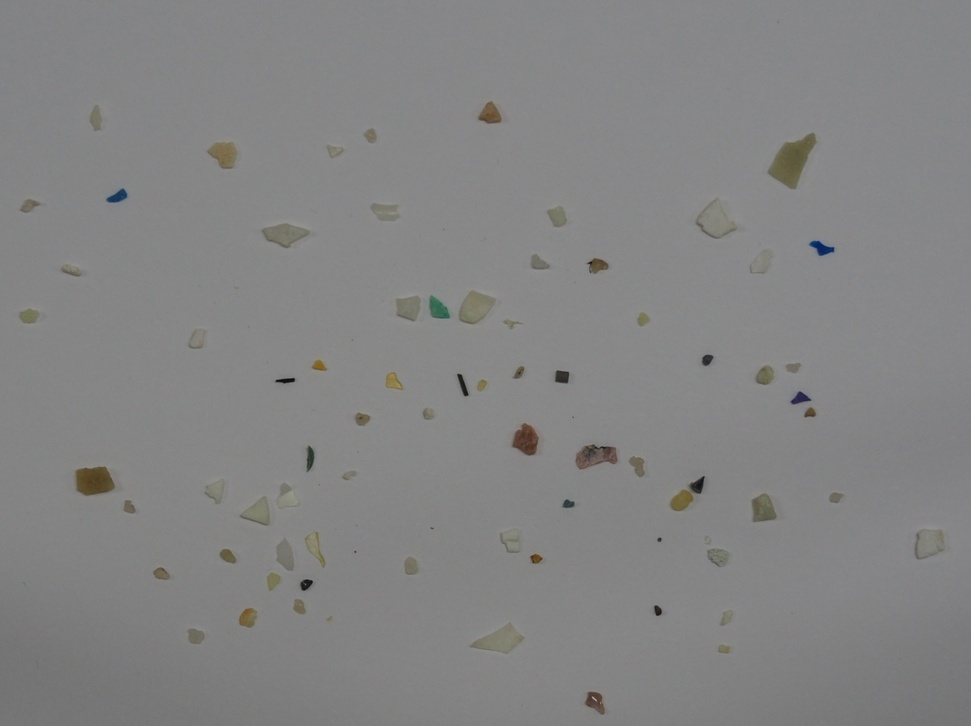
#> input picture Práctica 3/Images/fragment-03-olympus-10-01-2020.JPG, 971 x 726 px, shrunk from 3551 x 2655 before the run
$ jupyter execute 'Tarea 3.ipynb'
#> lines starting #> are read from the running program, lines starting #| are printed output that depends on the picture; after the words box and inside, x2 and y2 are one past the last pixel; in counts of white or black regions, pixels touching at a corner belong together
#### Paquetes necesarios

[cell 1]
import cv2
import numpy as np
import matplotlib.pyplot as plt
import seaborn as sns
from sklearn.metrics import (
    confusion_matrix,
    accuracy_score,
    precision_score,
    recall_score,
    f1_score
)

#### Carga y visualización de las imágenes

[cell 2]
# Cargar las tres imágenes: fragmentos, pellets y alquitrán
frag_img = cv2.imread('Images/fragment-03-olympus-10-01-2020.JPG')
#> frag_img is the input picture: shape (726, 971, 3); mean B, G, R 131.7, 131.7, 131.7
pel_img = cv2.imread('Images/pellet-03-olympus-10-01-2020.JPG')
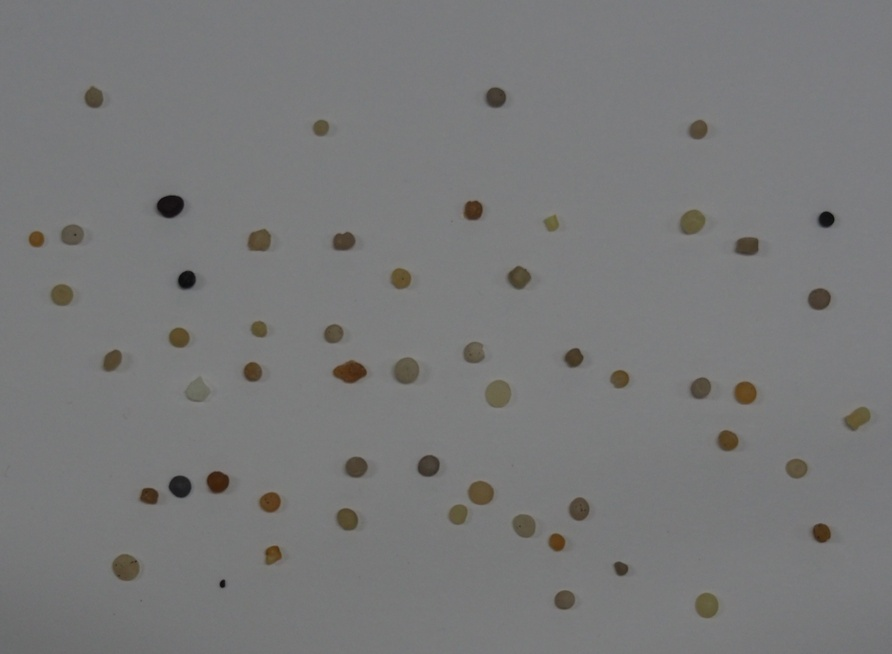
#> input picture Práctica 3/Images/pellet-03-olympus-10-01-2020.JPG, 892 x 654 px, shrunk from 3262 x 2392 before the run
#> pel_img is the input picture: shape (654, 892, 3); mean B, G, R 120.4, 120.4, 120.2
tar_img = cv2.imread('Images/tar-03-olympus-10-01-2020.JPG')
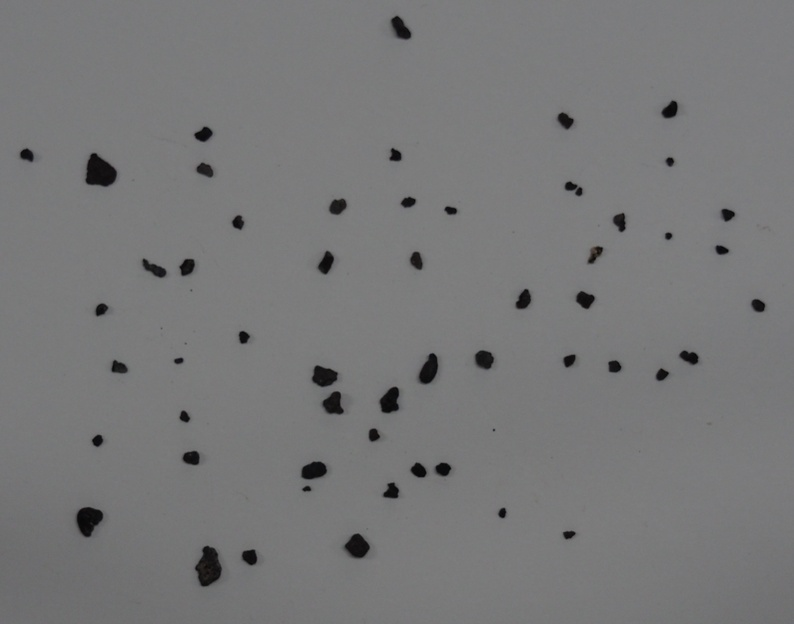
#> input picture Práctica 3/Images/tar-03-olympus-10-01-2020.JPG, 794 x 624 px, shrunk from 2904 x 2281 before the run
#> tar_img is the input picture: shape (624, 794, 3); mean B, G, R 119.9, 119.4, 119.2

# Convertir las imágenes a escala de grises
frag_gris = cv2.cvtColor(frag_img, cv2.COLOR_BGR2GRAY)
pel_gris = cv2.cvtColor(pel_img, cv2.COLOR_BGR2GRAY)
tar_gris = cv2.cvtColor(tar_img, cv2.COLOR_BGR2GRAY)

# Aplicar un filtro de suavizado
frag_gris = cv2.GaussianBlur(frag_gris, (25, 25), 0)

# Mostrar las imágenes
plt.figure(figsize=(12, 6))

plt.subplot(1, 3, 1)
plt.title('Fragmento')
plt.axis("off")
plt.imshow(frag_gris,cmap='gray')

plt.subplot(1, 3, 2)
plt.title('Pellet')
plt.axis("off")
plt.imshow(pel_gris,cmap='gray')

plt.subplot(1, 3, 3)
plt.title('Alquitrán')
plt.axis("off")
plt.imshow(tar_gris,cmap='gray')

plt.show()
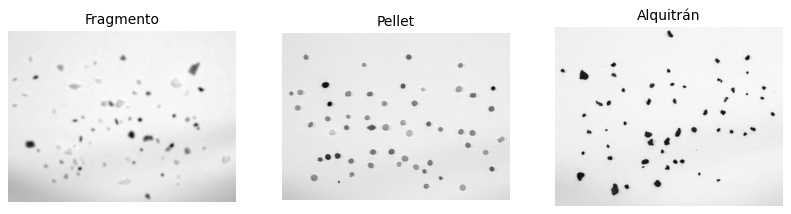
#> figure drawn by matplotlib, 3 panels

#### Umbralizado de las imágenes

[cell 3]
# Umbralizado normal
_,frag_umbral = cv2.threshold(frag_gris,110,255,cv2.THRESH_BINARY_INV)
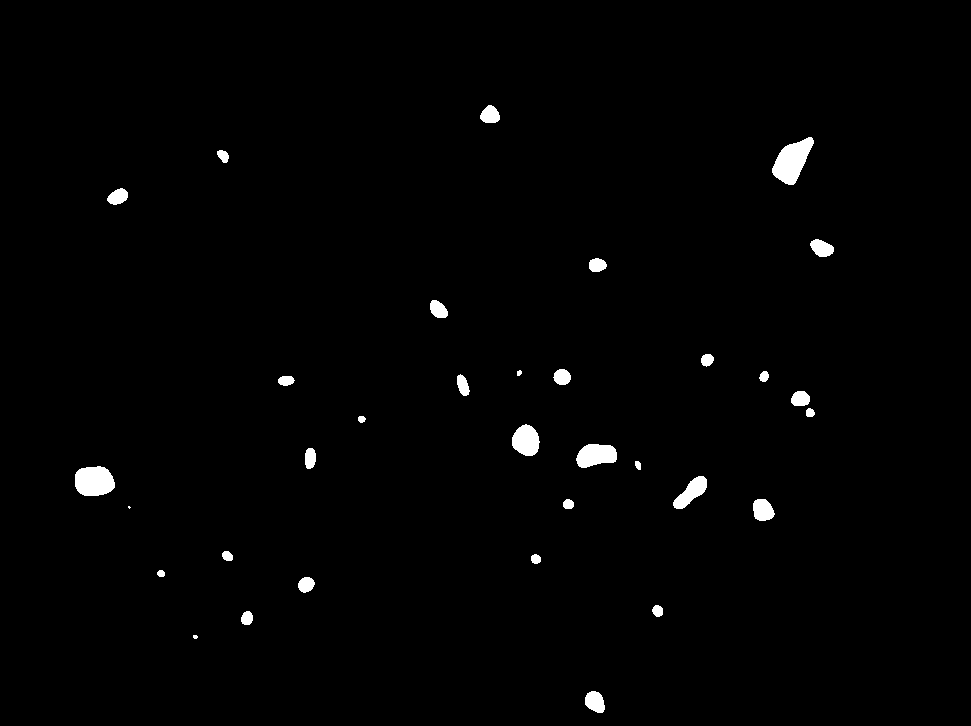
#> frag_umbral: shape (726, 971); 1.2% white; 33 white regions (2 under 20 px), largest, box (x1, y1, x2, y2) and area: (772, 137, 814, 185) 1149, (75, 466, 115, 496) 988, (576, 444, 617, 468) 746
_,pel_umbral = cv2.threshold(pel_gris,100,255,cv2.THRESH_BINARY_INV)
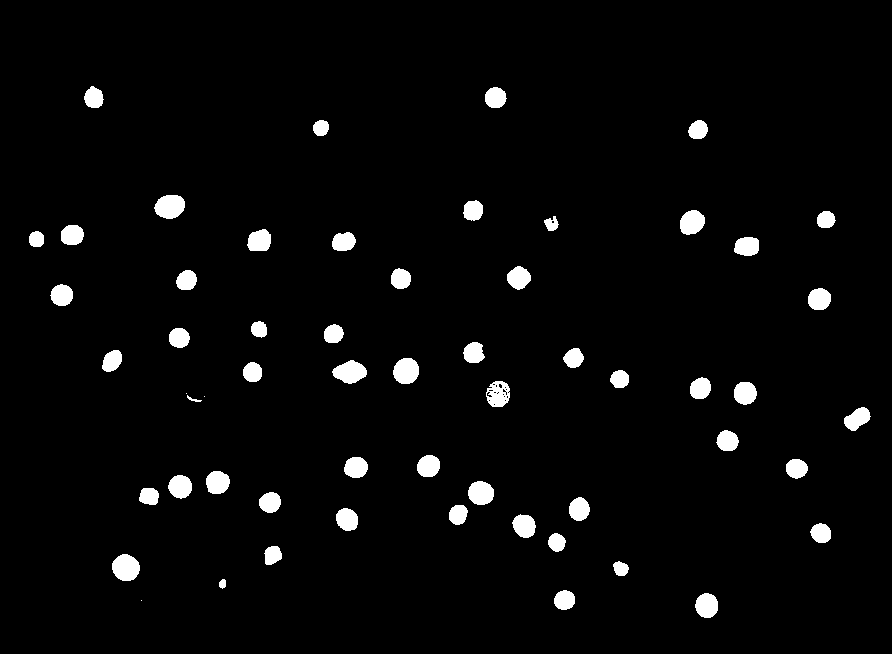
#> pel_umbral: shape (654, 892); 3.3% white; 58 white regions (3 under 20 px), largest, box (x1, y1, x2, y2) and area: (112, 554, 140, 581) 584, (154, 195, 185, 219) 580, (332, 360, 367, 384) 562

# Umbralizado con método de Otsu
_,tar_umbral = cv2.threshold(tar_gris,0,255,cv2.THRESH_BINARY_INV+cv2.THRESH_OTSU)
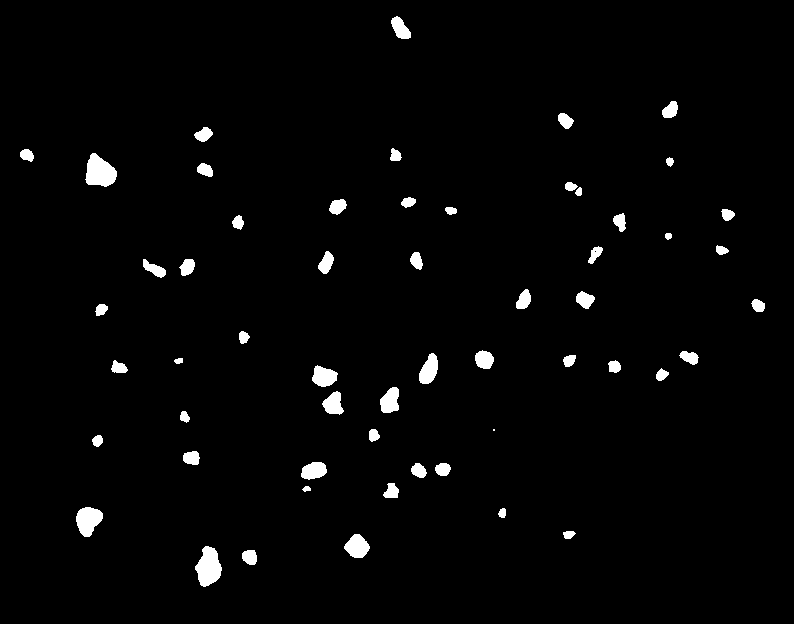
#> tar_umbral: shape (624, 794); 2.2% white; 56 white regions (1 under 20 px)

# Mostrar las imágenes umbralizadas
plt.figure(figsize=(12, 6))

plt.subplot(1, 3, 1)
plt.title('Fragmento FIJO')
plt.axis("off")
plt.imshow(frag_umbral,cmap='gray')

plt.subplot(1, 3, 2)
plt.title('Pellet FIJO')
plt.axis("off")
plt.imshow(pel_umbral,cmap='gray')

plt.subplot(1, 3, 3)
plt.title('Alquitrán OTSU')
plt.axis("off")
plt.imshow(tar_umbral,cmap='gray')

plt.show()

#### Clasificación y matriz de confusión

[cell 4]
# Función para contar elementos de cada clase en una imagen
def contar_elementos(imagen):

    # Encontrar los contornos en la imagen
    contornos, _ = cv2.findContours(imagen, cv2.RETR_EXTERNAL, cv2.CHAIN_APPROX_SIMPLE)
#> contornos = 33 contours, 3 with area under 20; largest, box (x1, y1, x2, y2) and area: (772, 137, 814, 185) 1088, (75, 466, 115, 496) 935, (576, 444, 617, 468) 696, (512, 424, 540, 456) 628, (673, 476, 707, 509) 511

    # Contar elementos de cada clase (fragmentos, pellets, alquitrán)
    fragmentos = 0
    pellet = 0
    alquitran = 0

    for contorno in contornos:
        # Área del contorno
        area = cv2.contourArea(contorno)

        # Perímetro del contorno
        perimetro = cv2.arcLength(contorno, True)

        # Contenedor alineado con ejes de la imagen (Bounding Box)
        _, _, w, h = cv2.boundingRect(contorno)

        # Mínimo círculo que lo contiene
        (cx, cy), radio = cv2.minEnclosingCircle(contorno)

        # Calcula la compacidad
        compacidad = (perimetro ** 2) / area if area > 0 else 0

        # Elpise que contiene el contorno
        eje_mayor, eje_menor, relacion_ejes_elipse, excentricidad = 0, 0, 0, 0
        if contorno.shape[0] > 5:
            elipse = cv2.fitEllipse(contorno)
            centroide = elipse[0]
            eje_mayor = elipse[1][1]
            eje_menor = elipse[1][0]
            relacion_ejes_elipse = eje_menor / eje_mayor
            excentricidad = np.sqrt(1 - (relacion_ejes_elipse ** 2))

        # Calcula la relación de aspecto
        relacion_aspecto = w / h

        # Calcula la relación entre el área del contorno y el área del contenedor
        relacion_area_contenedor = area / (w * h)

        if compacidad < 15.9 and np.isclose(relacion_aspecto, 1.0, rtol=1):
            pellet += 1
        elif relacion_area_contenedor < 0.65 and relacion_ejes_elipse < 0.78:
            fragmentos += 1
        else:
            alquitran += 1
#> this loop made 33 passes
#> (area, perimetro, w, h, cx, cy, radio, compacidad) on passes 15 to 16: (170, 52.97, 11, 21, 309.5, 458, 10.31, 16.51), (695.5, 110.2, 41, 24, 596, 456, 20.4, 17.46)
#> (area, perimetro, w, h, cx, cy, radio, compacidad) on passes 1 to 6: (302.5, 67.7, 20, 22, 594.5, 702.5, 12.1, 15.15), (10.5, 12.24, 5, 4, 195, 636, 2.24, 14.27), (116, 40.97, 12, 14, 246.4, 617.5, 7.02, 14.47), (87, 34.97, 11, 12, 657.4, 610.3, 5.87, 14.06), (180.5, 50.87, 17, 16, 306, 584.5, 8.38, 14.34), (35.5, 21.9, 8, 7, 160.5, 573.5, 3.81, 13.51)
#> after the loop, alquitran = 2; fragmentos = 6; pellet = 25

        # [8 lines of commented-out code are left out]

    return [fragmentos, pellet, alquitran]

# Contar elementos de cada clase en cada imagen
conteo_fragmentos = contar_elementos(frag_umbral)
#> conteo_fragmentos = [6, 25, 2]
conteo_pellet = contar_elementos(pel_umbral)
#> in contar_elementos (call 2), `contornos, _ = cv2.findContours(imagen, cv2.RETR_EXTERNAL, cv2.CHAIN_A..`: contornos = 58 contours, 3 with area under 20; largest, box (x1, y1, x2, y2) and area: (112, 554, 140, 581) 546, (154, 195, 185, 219) 540, (332, 360, 367, 384) 522, (393, 358, 419, 384) 504, (486, 381, 510, 407) 464
#> the loop in contar_elementos (call 2), `for contorno in contornos:` made 58 passes
#> contorno on passes 24, 26: [[204, 396]], [[186, 393]]
conteo_alquitran = contar_elementos(tar_umbral)

# Crear una matriz de confusión global
matriz_confusion = np.array([conteo_fragmentos, conteo_pellet, conteo_alquitran])

# Visualizar la matriz de confusión
plt.figure(figsize=(8, 8))
sns.set(font_scale=1.25)
sns.heatmap(matriz_confusion, annot=True, fmt='d', cbar=False, cmap='Blues', xticklabels=['Fragmentos', 'Pellet', 'Alquitrán'], yticklabels=['Fragmentos', 'Pellet', 'Alquitrán'])
plt.xlabel("Predicha")
plt.ylabel("Anotada")
plt.show()
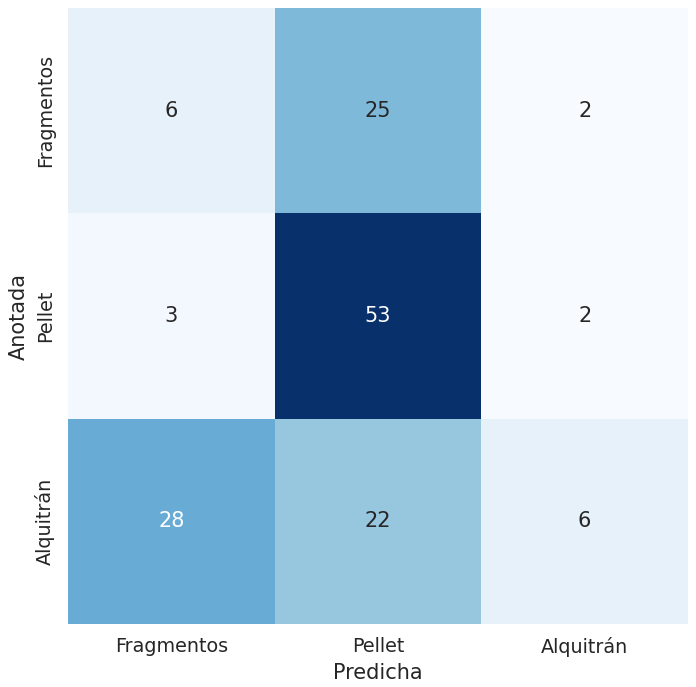
#> figure drawn by matplotlib, 1 panel
